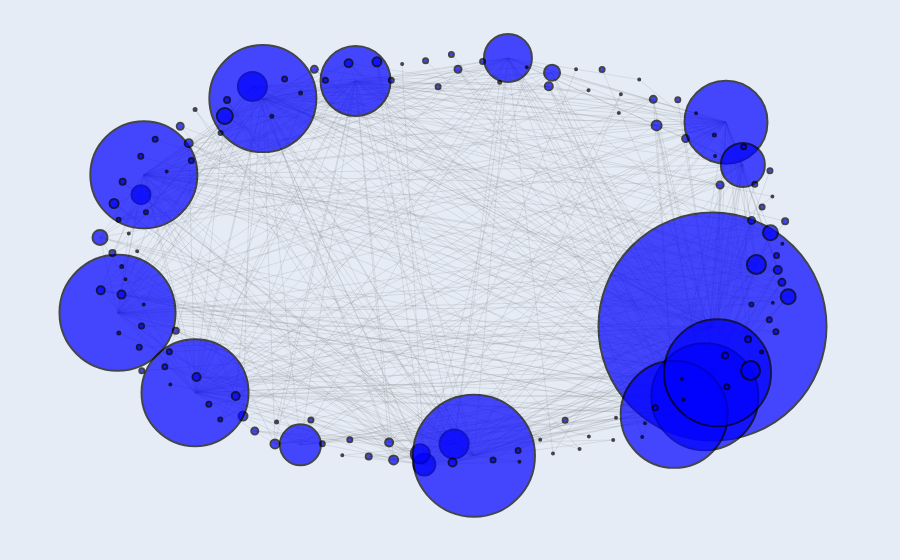

Here is the notebook cell this chart was saved with:
### Code cell
import plotly.graph_objects as go

scale_factor = 10
pos = nx.spring_layout(G, k=50)  
edge_x = []
edge_y = []

for edge in G.edges():
    x0, y0 = pos[edge[0]]
    x1, y1 = pos[edge[1]]
    edge_x.extend([x0, x1, None])  
    edge_y.extend([y0, y1, None])

edge_trace = go.Scatter(
    x=edge_x, 
    y=edge_y,
    line=dict(width=0.2, color="#888"),
    hoverinfo="none",
    mode="lines"
)

node_x = [pos[node][0] for node in G.nodes()]
node_y = [pos[node][1] for node in G.nodes()]
node_size = np.array([all_seen_tags[node] for node in G.nodes()])
max_node_size = node_size.max()
scaled = (node_size / max_node_size) * 20 + 5 
hover_text = [f"{tag}<br>Seen {all_seen_tags[tag]} times" for tag in G.nodes()]

for node in G.nodes():
    pos[node] = np.array(pos[node]) * (1 + scale_factor * (scaled[list(G.nodes()).index(node)] / 10))

# Create node traces (scatter points)
node_trace = go.Scatter(
    x=node_x, 
    y=node_y,
    mode="markers",
    text=[str(node) for node in G.nodes()],
    textposition="top center",
    hoverinfo="text",
    hovertext=hover_text,
    marker=dict(
        size=node_size, 
        color="blue",
        line=dict(width=2, color="black")
    )
)

fig = go.Figure(data=[edge_trace, node_trace])
fig.update_layout(
    showlegend=False,
    hovermode="closest",
    margin=dict(b=0, l=0, r=0, t=0),
    xaxis=dict(showgrid=False, zeroline=False, showticklabels=False),
    yaxis=dict(showgrid=False, zeroline=False, showticklabels=False),
    dragmode='pan',
)

fig.show()

### Figure 1 — Plotly figure (JSON) as saved in the notebook; plotly's stock layout.template omitted (floating-point values rounded to 4 significant figures; data arrays with more than 128 entries replaced by an {"elided": "..."} marker saying what was removed)
{"data": [{"hoverinfo": "none", "line": {"color": "#888", "width": 0.2}, "mode": "lines", "type": "scatter", "x": {"elided": "1482 float values"}, "y": {"elided": "1482 float values"}}, {"hoverinfo": "text", "hovertext": {"elided": "136 str values"}, "marker": {"color": "blue", "line": {"color": "black", "width": 2}, "size": {"elided": "136 int values"}}, "mode": "markers", "text": {"elided": "136 str values"}, "textposition": "top center", "type": "scatter", "x": {"elided": "136 float values"}, "y": {"elided": "136 float values"}}], "layout": {"dragmode": "pan", "hovermode": "closest", "margin": {"b": 0, "l": 0, "r": 0, "t": 0}, "showlegend": false, "xaxis": {"showgrid": false, "showticklabels": false, "zeroline": false}, "yaxis": {"showgrid": false, "showticklabels": false, "zeroline": false}}}
